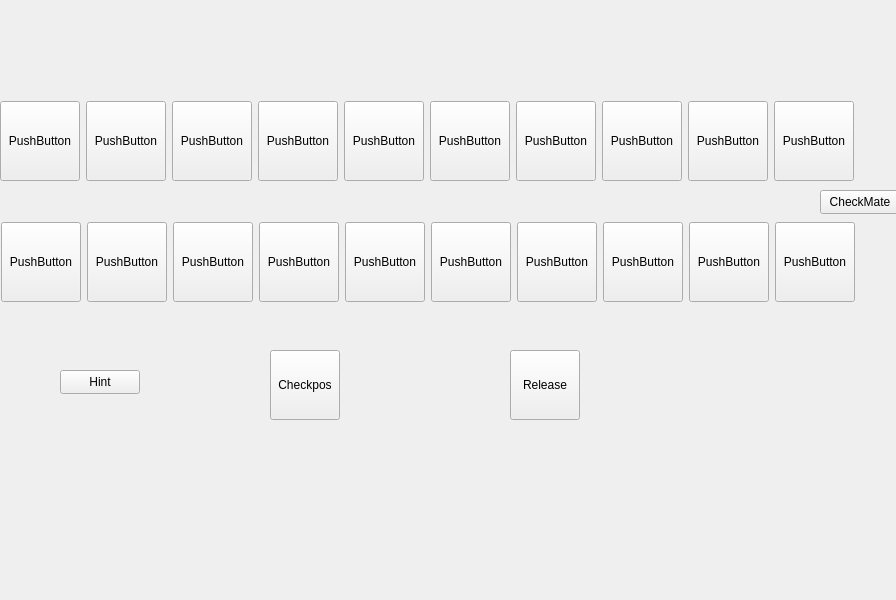
<?xml version="1.0" encoding="UTF-8"?>
<ui version="4.0">
 <class>Widget</class>
 <widget class="QWidget" name="Widget">
  <property name="geometry">
   <rect>
    <x>0</x>
    <y>0</y>
    <width>896</width>
    <height>600</height>
   </rect>
  </property>
  <property name="windowTitle">
   <string>Widget</string>
  </property>
  <widget class="QPushButton" name="CheckMate">
   <property name="geometry">
    <rect>
     <x>820</x>
     <y>190</y>
     <width>80</width>
     <height>24</height>
    </rect>
   </property>
   <property name="text">
    <string>CheckMate</string>
   </property>
  </widget>
  <widget class="QWidget" name="layoutWidget">
   <property name="geometry">
    <rect>
     <x>0</x>
     <y>100</y>
     <width>856</width>
     <height>82</height>
    </rect>
   </property>
   <layout class="QHBoxLayout" name="horizontalLayout_3">
    <item>
     <widget class="QPushButton" name="Location0">
      <property name="minimumSize">
       <size>
        <width>80</width>
        <height>80</height>
       </size>
      </property>
      <property name="maximumSize">
       <size>
        <width>80</width>
        <height>80</height>
       </size>
      </property>
      <property name="text">
       <string>PushButton</string>
      </property>
      <property name="iconSize">
       <size>
        <width>40</width>
        <height>40</height>
       </size>
      </property>
     </widget>
    </item>
    <item>
     <widget class="QPushButton" name="Location1">
      <property name="minimumSize">
       <size>
        <width>80</width>
        <height>80</height>
       </size>
      </property>
      <property name="maximumSize">
       <size>
        <width>80</width>
        <height>80</height>
       </size>
      </property>
      <property name="text">
       <string>PushButton</string>
      </property>
      <property name="iconSize">
       <size>
        <width>40</width>
        <height>40</height>
       </size>
      </property>
     </widget>
    </item>
    <item>
     <widget class="QPushButton" name="Location2">
      <property name="minimumSize">
       <size>
        <width>80</width>
        <height>80</height>
       </size>
      </property>
      <property name="maximumSize">
       <size>
        <width>80</width>
        <height>80</height>
       </size>
      </property>
      <property name="text">
       <string>PushButton</string>
      </property>
      <property name="iconSize">
       <size>
        <width>40</width>
        <height>40</height>
       </size>
      </property>
     </widget>
    </item>
    <item>
     <widget class="QPushButton" name="Location3">
      <property name="minimumSize">
       <size>
        <width>80</width>
        <height>80</height>
       </size>
      </property>
      <property name="maximumSize">
       <size>
        <width>80</width>
        <height>80</height>
       </size>
      </property>
      <property name="text">
       <string>PushButton</string>
      </property>
      <property name="iconSize">
       <size>
        <width>40</width>
        <height>40</height>
       </size>
      </property>
     </widget>
    </item>
    <item>
     <widget class="QPushButton" name="Location4">
      <property name="minimumSize">
       <size>
        <width>80</width>
        <height>80</height>
       </size>
      </property>
      <property name="maximumSize">
       <size>
        <width>80</width>
        <height>80</height>
       </size>
      </property>
      <property name="text">
       <string>PushButton</string>
      </property>
      <property name="iconSize">
       <size>
        <width>40</width>
        <height>40</height>
       </size>
      </property>
     </widget>
    </item>
    <item>
     <widget class="QPushButton" name="Location5">
      <property name="minimumSize">
       <size>
        <width>80</width>
        <height>80</height>
       </size>
      </property>
      <property name="maximumSize">
       <size>
        <width>80</width>
        <height>80</height>
       </size>
      </property>
      <property name="text">
       <string>PushButton</string>
      </property>
      <property name="iconSize">
       <size>
        <width>40</width>
        <height>40</height>
       </size>
      </property>
     </widget>
    </item>
    <item>
     <widget class="QPushButton" name="Location6">
      <property name="minimumSize">
       <size>
        <width>80</width>
        <height>80</height>
       </size>
      </property>
      <property name="maximumSize">
       <size>
        <width>80</width>
        <height>80</height>
       </size>
      </property>
      <property name="text">
       <string>PushButton</string>
      </property>
      <property name="iconSize">
       <size>
        <width>40</width>
        <height>40</height>
       </size>
      </property>
     </widget>
    </item>
    <item>
     <widget class="QPushButton" name="Location7">
      <property name="minimumSize">
       <size>
        <width>80</width>
        <height>80</height>
       </size>
      </property>
      <property name="maximumSize">
       <size>
        <width>80</width>
        <height>80</height>
       </size>
      </property>
      <property name="text">
       <string>PushButton</string>
      </property>
      <property name="iconSize">
       <size>
        <width>40</width>
        <height>40</height>
       </size>
      </property>
     </widget>
    </item>
    <item>
     <widget class="QPushButton" name="Location8">
      <property name="minimumSize">
       <size>
        <width>80</width>
        <height>80</height>
       </size>
      </property>
      <property name="maximumSize">
       <size>
        <width>80</width>
        <height>80</height>
       </size>
      </property>
      <property name="text">
       <string>PushButton</string>
      </property>
      <property name="iconSize">
       <size>
        <width>40</width>
        <height>40</height>
       </size>
      </property>
     </widget>
    </item>
    <item>
     <widget class="QPushButton" name="Location9">
      <property name="minimumSize">
       <size>
        <width>80</width>
        <height>80</height>
       </size>
      </property>
      <property name="maximumSize">
       <size>
        <width>80</width>
        <height>80</height>
       </size>
      </property>
      <property name="text">
       <string>PushButton</string>
      </property>
      <property name="iconSize">
       <size>
        <width>40</width>
        <height>40</height>
       </size>
      </property>
     </widget>
    </item>
   </layout>
  </widget>
  <widget class="QWidget" name="layoutWidget">
   <property name="geometry">
    <rect>
     <x>1</x>
     <y>221</y>
     <width>856</width>
     <height>82</height>
    </rect>
   </property>
   <layout class="QHBoxLayout" name="horizontalLayout">
    <item>
     <widget class="QPushButton" name="Minion0">
      <property name="minimumSize">
       <size>
        <width>80</width>
        <height>80</height>
       </size>
      </property>
      <property name="maximumSize">
       <size>
        <width>80</width>
        <height>80</height>
       </size>
      </property>
      <property name="text">
       <string>PushButton</string>
      </property>
      <property name="iconSize">
       <size>
        <width>40</width>
        <height>40</height>
       </size>
      </property>
     </widget>
    </item>
    <item>
     <widget class="QPushButton" name="Minion1">
      <property name="minimumSize">
       <size>
        <width>80</width>
        <height>80</height>
       </size>
      </property>
      <property name="maximumSize">
       <size>
        <width>80</width>
        <height>80</height>
       </size>
      </property>
      <property name="text">
       <string>PushButton</string>
      </property>
      <property name="iconSize">
       <size>
        <width>40</width>
        <height>40</height>
       </size>
      </property>
     </widget>
    </item>
    <item>
     <widget class="QPushButton" name="Minion2">
      <property name="minimumSize">
       <size>
        <width>80</width>
        <height>80</height>
       </size>
      </property>
      <property name="maximumSize">
       <size>
        <width>80</width>
        <height>80</height>
       </size>
      </property>
      <property name="text">
       <string>PushButton</string>
      </property>
      <property name="iconSize">
       <size>
        <width>40</width>
        <height>40</height>
       </size>
      </property>
     </widget>
    </item>
    <item>
     <widget class="QPushButton" name="Minion3">
      <property name="minimumSize">
       <size>
        <width>80</width>
        <height>80</height>
       </size>
      </property>
      <property name="maximumSize">
       <size>
        <width>80</width>
        <height>80</height>
       </size>
      </property>
      <property name="text">
       <string>PushButton</string>
      </property>
      <property name="iconSize">
       <size>
        <width>40</width>
        <height>40</height>
       </size>
      </property>
     </widget>
    </item>
    <item>
     <widget class="QPushButton" name="Minion4">
      <property name="minimumSize">
       <size>
        <width>80</width>
        <height>80</height>
       </size>
      </property>
      <property name="maximumSize">
       <size>
        <width>80</width>
        <height>80</height>
       </size>
      </property>
      <property name="text">
       <string>PushButton</string>
      </property>
      <property name="iconSize">
       <size>
        <width>40</width>
        <height>40</height>
       </size>
      </property>
     </widget>
    </item>
    <item>
     <widget class="QPushButton" name="Minion5">
      <property name="minimumSize">
       <size>
        <width>80</width>
        <height>80</height>
       </size>
      </property>
      <property name="maximumSize">
       <size>
        <width>80</width>
        <height>80</height>
       </size>
      </property>
      <property name="text">
       <string>PushButton</string>
      </property>
      <property name="iconSize">
       <size>
        <width>40</width>
        <height>40</height>
       </size>
      </property>
     </widget>
    </item>
    <item>
     <widget class="QPushButton" name="Minion6">
      <property name="minimumSize">
       <size>
        <width>80</width>
        <height>80</height>
       </size>
      </property>
      <property name="maximumSize">
       <size>
        <width>80</width>
        <height>80</height>
       </size>
      </property>
      <property name="text">
       <string>PushButton</string>
      </property>
      <property name="iconSize">
       <size>
        <width>40</width>
        <height>40</height>
       </size>
      </property>
     </widget>
    </item>
    <item>
     <widget class="QPushButton" name="Minion7">
      <property name="minimumSize">
       <size>
        <width>80</width>
        <height>80</height>
       </size>
      </property>
      <property name="maximumSize">
       <size>
        <width>80</width>
        <height>80</height>
       </size>
      </property>
      <property name="text">
       <string>PushButton</string>
      </property>
      <property name="iconSize">
       <size>
        <width>40</width>
        <height>40</height>
       </size>
      </property>
     </widget>
    </item>
    <item>
     <widget class="QPushButton" name="Minion8">
      <property name="minimumSize">
       <size>
        <width>80</width>
        <height>80</height>
       </size>
      </property>
      <property name="maximumSize">
       <size>
        <width>80</width>
        <height>80</height>
       </size>
      </property>
      <property name="text">
       <string>PushButton</string>
      </property>
      <property name="iconSize">
       <size>
        <width>40</width>
        <height>40</height>
       </size>
      </property>
     </widget>
    </item>
    <item>
     <widget class="QPushButton" name="Minion9">
      <property name="minimumSize">
       <size>
        <width>80</width>
        <height>80</height>
       </size>
      </property>
      <property name="maximumSize">
       <size>
        <width>80</width>
        <height>80</height>
       </size>
      </property>
      <property name="text">
       <string>PushButton</string>
      </property>
      <property name="iconSize">
       <size>
        <width>40</width>
        <height>40</height>
       </size>
      </property>
     </widget>
    </item>
   </layout>
  </widget>
  <widget class="QPushButton" name="Checkpos">
   <property name="geometry">
    <rect>
     <x>270</x>
     <y>350</y>
     <width>70</width>
     <height>70</height>
    </rect>
   </property>
   <property name="text">
    <string>Checkpos</string>
   </property>
  </widget>
  <widget class="QPushButton" name="Release">
   <property name="geometry">
    <rect>
     <x>510</x>
     <y>350</y>
     <width>70</width>
     <height>70</height>
    </rect>
   </property>
   <property name="text">
    <string>Release</string>
   </property>
  </widget>
  <widget class="QPushButton" name="Hint">
   <property name="geometry">
    <rect>
     <x>60</x>
     <y>370</y>
     <width>80</width>
     <height>24</height>
    </rect>
   </property>
   <property name="text">
    <string>Hint</string>
   </property>
  </widget>
 </widget>
 <resources/>
 <connections/>
</ui>
